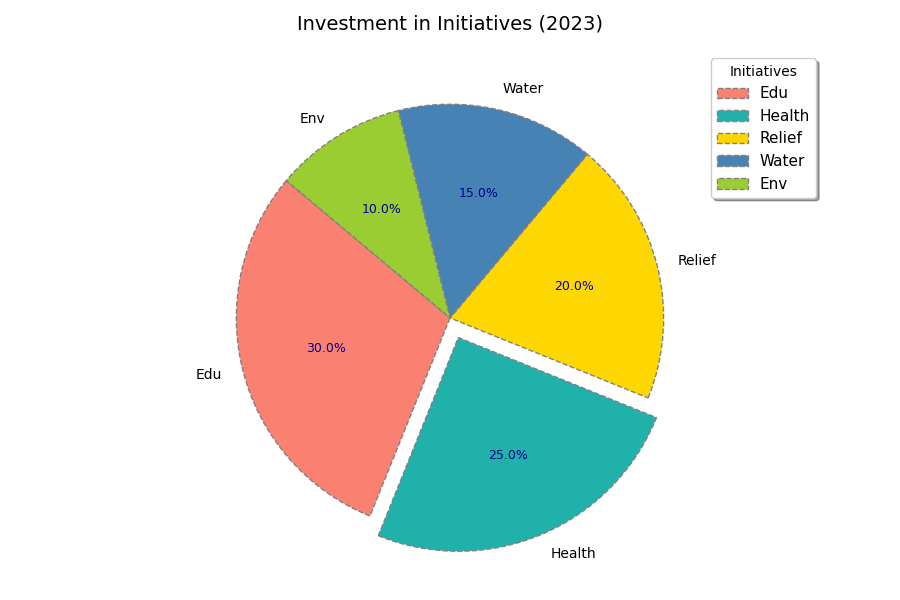

Python code for this plot:
import matplotlib.pyplot as plt

initiatives = ['Edu', 'Health', 'Relief', 'Water', 'Env']
investment_percentages = [30, 25, 20, 15, 10]
colors = ['#FA8072', '#20B2AA', '#FFD700', '#4682B4', '#9ACD32']

explode = (0, 0.1, 0, 0, 0)

plt.figure(figsize=(9, 6))
wedges, _, autotexts = plt.pie(
    investment_percentages, 
    labels=initiatives, 
    autopct='%1.1f%%', 
    startangle=140, 
    colors=colors, 
    explode=explode,
    wedgeprops={'edgecolor': 'gray', 'linestyle': '--'}
)

for autotext in autotexts:
    autotext.set_fontsize(9)
    autotext.set_fontweight('normal')
    autotext.set_color('darkblue')

plt.title("Investment in Initiatives (2023)", fontsize=14, fontweight='normal', pad=15)

plt.legend(wedges, initiatives, title="Initiatives", loc='upper right', bbox_to_anchor=(1.2, 1), fontsize=11, fancybox=True, shadow=True)

plt.tight_layout()

plt.show()
